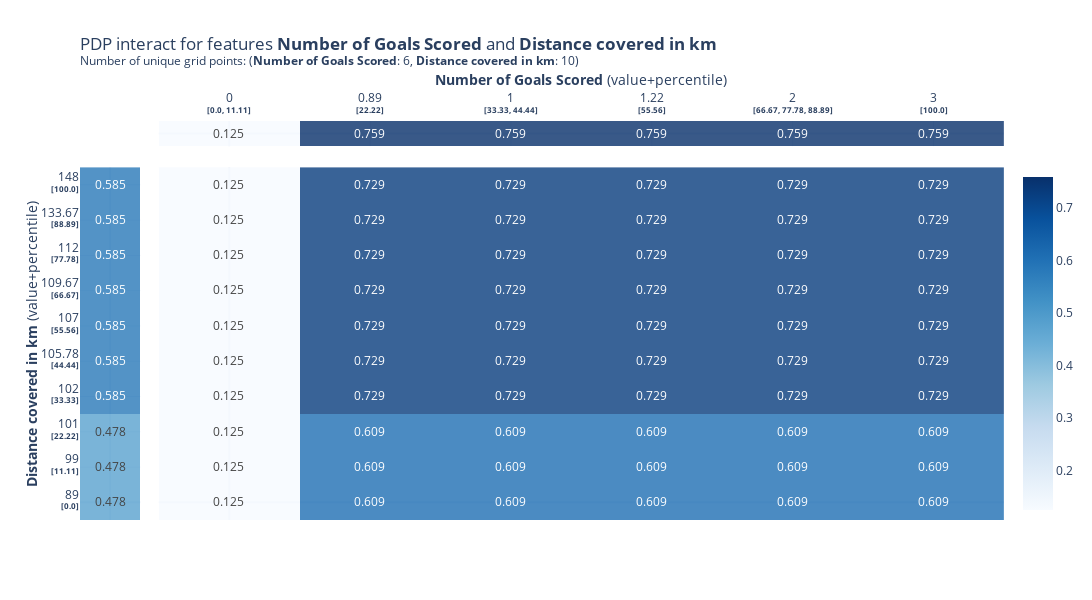

Notebook code for this chart:
### Code cell
# Similar to previous PDP plot.
# However, use pdp_interact instead of pdp_isolate and pdp_interact_plot instead of pdp_isolate_plot

# plot PDP for the two features
features_to_plot = ['Goal Scored', 'Distance Covered (Kms)']

pdp_goal_distance = pdp.PDPInteract(model=tree_model, df=val_x, model_features=feature_names, features=features_to_plot, feature_names=["Number of Goals Scored", "Distance covered in km"])

fig, axes = pdp_goal_distance.plot(
    plot_type="grid",
    plot_pdp=True,
    to_bins=True,
    show_percentile=True,
    which_classes=None,
    figsize=None,
    dpi=300,
    ncols=2,
    plot_params=None,
    engine='plotly',
    template='plotly_white'
)
fig.show()

### Figure 1 — Plotly figure (JSON) as saved in the notebook; plotly's stock layout.template omitted (floating-point values rounded to 4 significant figures)
{"data": [{"colorbar": {"len": 0.84, "x": 1.01, "xanchor": "left", "y": 2.22e-16, "yanchor": "bottom"}, "colorscale": [[0, "rgb(247,251,255)"], [0.125, "rgb(222,235,247)"], [0.25, "rgb(198,219,239)"], [0.375, "rgb(158,202,225)"], [0.5, "rgb(107,174,214)"], [0.625, "rgb(66,146,198)"], [0.75, "rgb(33,113,181)"], [0.875, "rgb(8,81,156)"], [1, "rgb(8,48,107)"]], "name": "pdp interact", "opacity": 0.8, "showscale": true, "text": [["0.125", "0.609", "0.609", "0.609", "0.609", "0.609"], ["0.125", "0.609", "0.609", "0.609", "0.609", "0.609"], ["0.125", "0.609", "0.609", "0.609", "0.609", "0.609"], ["0.125", "0.729", "0.729", "0.729", "0.729", "0.729"], ["0.125", "0.729", "0.729", "0.729", "0.729", "0.729"], ["0.125", "0.729", "0.729", "0.729", "0.729", "0.729"], ["0.125", "0.729", "0.729", "0.729", "0.729", "0.729"], ["0.125", "0.729", "0.729", "0.729", "0.729", "0.729"], ["0.125", "0.729", "0.729", "0.729", "0.729", "0.729"], ["0.125", "0.729", "0.729", "0.729", "0.729", "0.729"]], "texttemplate": "%{text}", "type": "heatmap", "x": [0, 1, 2, 3, 4, 5], "xaxis": "x4", "y": [0, 1, 2, 3, 4, 5, 6, 7, 8, 9], "yaxis": "y4", "z": [[0.125, 0.6087, 0.6087, 0.6087, 0.6087, 0.6087], [0.125, 0.6087, 0.6087, 0.6087, 0.6087, 0.6087], [0.125, 0.6087, 0.6087, 0.6087, 0.6087, 0.6087], [0.125, 0.7293, 0.7293, 0.7293, 0.7293, 0.7293], [0.125, 0.7293, 0.7293, 0.7293, 0.7293, 0.7293], [0.125, 0.7293, 0.7293, 0.7293, 0.7293, 0.7293], [0.125, 0.7293, 0.7293, 0.7293, 0.7293, 0.7293], [0.125, 0.7293, 0.7293, 0.7293, 0.7293, 0.7293], [0.125, 0.7293, 0.7293, 0.7293, 0.7293, 0.7293], [0.125, 0.7293, 0.7293, 0.7293, 0.7293, 0.7293]], "zmax": 0.7595, "zmin": 0.125}, {"colorscale": [[0, "rgb(247,251,255)"], [0.125, "rgb(222,235,247)"], [0.25, "rgb(198,219,239)"], [0.375, "rgb(158,202,225)"], [0.5, "rgb(107,174,214)"], [0.625, "rgb(66,146,198)"], [0.75, "rgb(33,113,181)"], [0.875, "rgb(8,81,156)"], [1, "rgb(8,48,107)"]], "hovertemplate": "%{text}", "name": "pdp isolate", "opacity": 0.8, "showscale": false, "text": [["0.125", "0.759", "0.759", "0.759", "0.759", "0.759"]], "texttemplate": "%{text}", "type": "heatmap", "x": [0, 1, 2, 3, 4, 5], "xaxis": "x2", "y": [0], "yaxis": "y2", "z": [[0.125, 0.7595, 0.7595, 0.7595, 0.7595, 0.7595]], "zmax": 0.7595, "zmin": 0.125}, {"colorscale": [[0, "rgb(247,251,255)"], [0.125, "rgb(222,235,247)"], [0.25, "rgb(198,219,239)"], [0.375, "rgb(158,202,225)"], [0.5, "rgb(107,174,214)"], [0.625, "rgb(66,146,198)"], [0.75, "rgb(33,113,181)"], [0.875, "rgb(8,81,156)"], [1, "rgb(8,48,107)"]], "hovertemplate": "%{text}", "name": "pdp isolate", "opacity": 0.8, "showscale": false, "text": [["0.478"], ["0.478"], ["0.478"], ["0.585"], ["0.585"], ["0.585"], ["0.585"], ["0.585"], ["0.585"], ["0.585"]], "texttemplate": "%{text}", "type": "heatmap", "x": [0], "xaxis": "x3", "y": [0, 1, 2, 3, 4, 5, 6, 7, 8, 9], "yaxis": "y3", "z": [[0.4776], [0.4776], [0.4776], [0.5846], [0.5846], [0.5846], [0.5846], [0.5846], [0.5846], [0.5846]], "zmax": 0.7595, "zmin": 0.125}], "layout": {"height": 600, "showlegend": false, "title": {"text": "PDP interact for features <b>Number of Goals Scored</b> and <b>Distance covered in km</b> <br><sup>Number of unique grid points: (<b>Number of Goals Scored</b>: 6, <b>Distance covered in km</b>: 10)</sup>", "x": 0, "xref": "paper"}, "width": 1200, "xaxis": {"anchor": "y", "domain": [0, 0.5]}, "xaxis2": {"anchor": "y2", "domain": [0.08533, 1.0], "side": "top", "ticktext": ["0<br><sup><b>[0.0, 11.11]</b></sup>", "0.89<br><sup><b>[22.22]</b></sup>", "1<br><sup><b>[33.33, 44.44]</b></sup>", "1.22<br><sup><b>[55.56]</b></sup>", "2<br><sup><b>[66.67, 77.78, 88.89]</b></sup>", "3<br><sup><b>[100.0]</b></sup>"], "tickvals": [0, 1, 2, 3, 4, 5], "title": {"standoff": 0, "text": "<b>Number of Goals Scored</b> (value+percentile)"}}, "xaxis3": {"anchor": "y3", "domain": [0, 0.06533], "showgrid": false, "showticklabels": false}, "xaxis4": {"anchor": "y4", "domain": [0.08533, 1.0], "showgrid": false, "showticklabels": false}, "yaxis": {"anchor": "x", "domain": [0.5, 1]}, "yaxis2": {"anchor": "x2", "domain": [0.89, 0.95], "showgrid": false, "showticklabels": false}, "yaxis3": {"anchor": "x3", "domain": [2.22e-16, 0.84], "ticktext": ["89<br><sup><b>[0.0]</b></sup>", "99<br><sup><b>[11.11]</b></sup>", "101<br><sup><b>[22.22]</b></sup>", "102<br><sup><b>[33.33]</b></sup>", "105.78<br><sup><b>[44.44]</b></sup>", "107<br><sup><b>[55.56]</b></sup>", "109.67<br><sup><b>[66.67]</b></sup>", "112<br><sup><b>[77.78]</b></sup>", "133.67<br><sup><b>[88.89]</b></sup>", "148<br><sup><b>[100.0]</b></sup>"], "tickvals": [0, 1, 2, 3, 4, 5, 6, 7, 8, 9], "title": {"standoff": 0, "text": "<b>Distance covered in km</b> (value+percentile)"}}, "yaxis4": {"anchor": "x4", "domain": [2.22e-16, 0.84], "showgrid": false, "showticklabels": false}}}
